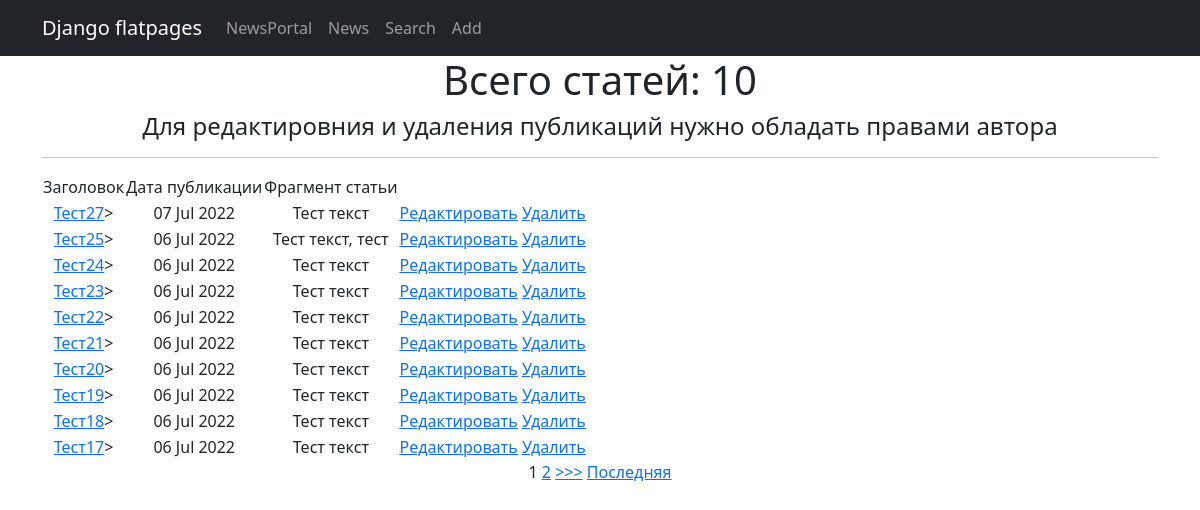
Page /news/ on the committed database.
### News/models.py (models this page shows, shortened)
class Post(models.Model):
    author_post = models.ForeignKey(Author, on_delete=models.CASCADE)
    сhoice_post = models.CharField(max_length=2, choices=POSITIONS, default=news)
    date_post = models.DateTimeField(auto_now_add=True)
    links_posts = models.ManyToManyField(Category, through='PostCategory')
    heading_post = models.CharField(max_length=255)
    text_post = models.TextField()
    rating_post = models.IntegerField(default=0)

### News/views.py (the view)
# urls.py: path('', NewsList.as_view()),
class NewsList(ListView):
    model = Post
    ordering = '-id'
    template_name = 'news.html'
    context_object_name = 'news'
    paginate_by = 10
    def get_context_data(self, **kwargs):
        context = super().get_context_data(**kwargs)
        return context

### News/templatetags/censor_filters.py (called while the page is built)
@register.filter()
def censor(value):
    try:
        if not isinstance(value, str):
            raise AttributeError("Ошибка! Вы применяете фильтр не к строковому типу данных.")
        value = value.split()
        for i, word in enumerate(value):
            if any(stor_word in word for stor_word in stop_list):
                value[i] = word[0] + "".join('*' if cen.isalpha() else cen for cen in word)
                value[i] = value[i].replace('*', '', 1)
        return " ".join(value)
    except TypeError:
        print('Error')

### templates/news.html (shortened to what this page needs)
{% extends 'flatpages/default.html' %}
{% load censor_filters %}
{% block content %}
    <h1>Всего статей: {{ news|length }}</h1>
    <h4>Для редактировния и удаления публикаций нужно обладать правами автора</h4>
    <hr>
    {% if news %}
         <table>
           <tr>
               <td>Заголовок</td>
               <td>Дата публикации</td>
               <td>Фрагмент статьи</td>
           </tr>
             {% for onenews in news %}
           <tr>
               <td><a href = "{% url 'onenews' onenews.id %}">{{ onenews.heading_post|censor }}</a>></td>
               <td>{{ onenews.date_post|date:'d M Y'}}</td>
               <td>{{ onenews.text_post|truncatechars:20|censor }}</td>
               <td><a href="{% url 'edit' onenews.id %}"><u>Редактировать</u></a>
                    <a href="{% url 'delete' onenews.id %}"><u> Удалить </u></a> </td>
           </tr>
             {% endfor %}
         </table>
    {% else %}
        <h2>Новостей нет!</h2>
    {% endif %}
    {% if is_paginated %}
        {% for num in page_obj.paginator.page_range %}
            {% if page_obj.number == num %}
                <a>{{ num }}</a>
            {% elif num > page_obj.number|add:'-2' and num < page_obj.number|add:'2' %}
                <a href="?page={{ num }}">{{ num }}</a>
            {% endif %}
        {% endfor %}
        {% if page_obj.has_next %}
            <a href="?page={{ page_obj.next_page_number }}">>>></a>
            <a href="?page={{ page_obj.paginator.num_pages }}">Последняя</a>
        {% endif %}
    {% endif %}
{% endblock content %}

### rows in the picture
Post: heading_post|censor "Тест27", date_post "07 Jul 2022", text_post|censor "Тест текст"
Post: heading_post|censor "Тест25", date_post "06 Jul 2022", text_post|censor "Тест текст, тест"
Post: heading_post|censor "Тест24", date_post "06 Jul 2022", text_post|censor "Тест текст"
Post: heading_post|censor "Тест23", date_post "06 Jul 2022", text_post|censor "Тест текст"
Post: heading_post|censor "Тест22", date_post "06 Jul 2022", text_post|censor "Тест текст"
Post: heading_post|censor "Тест21", date_post "06 Jul 2022", text_post|censor "Тест текст"
Post: heading_post|censor "Тест20", date_post "06 Jul 2022", text_post|censor "Тест текст"
Post: heading_post|censor "Тест19", date_post "06 Jul 2022", text_post|censor "Тест текст"
Post: heading_post|censor "Тест18", date_post "06 Jul 2022", text_post|censor "Тест текст"
Post: heading_post|censor "Тест17", date_post "06 Jul 2022", text_post|censor "Тест текст"

### other values in the picture
{{ news|length }} "10"
{{ num }} "1"
{{ num }} "2"
